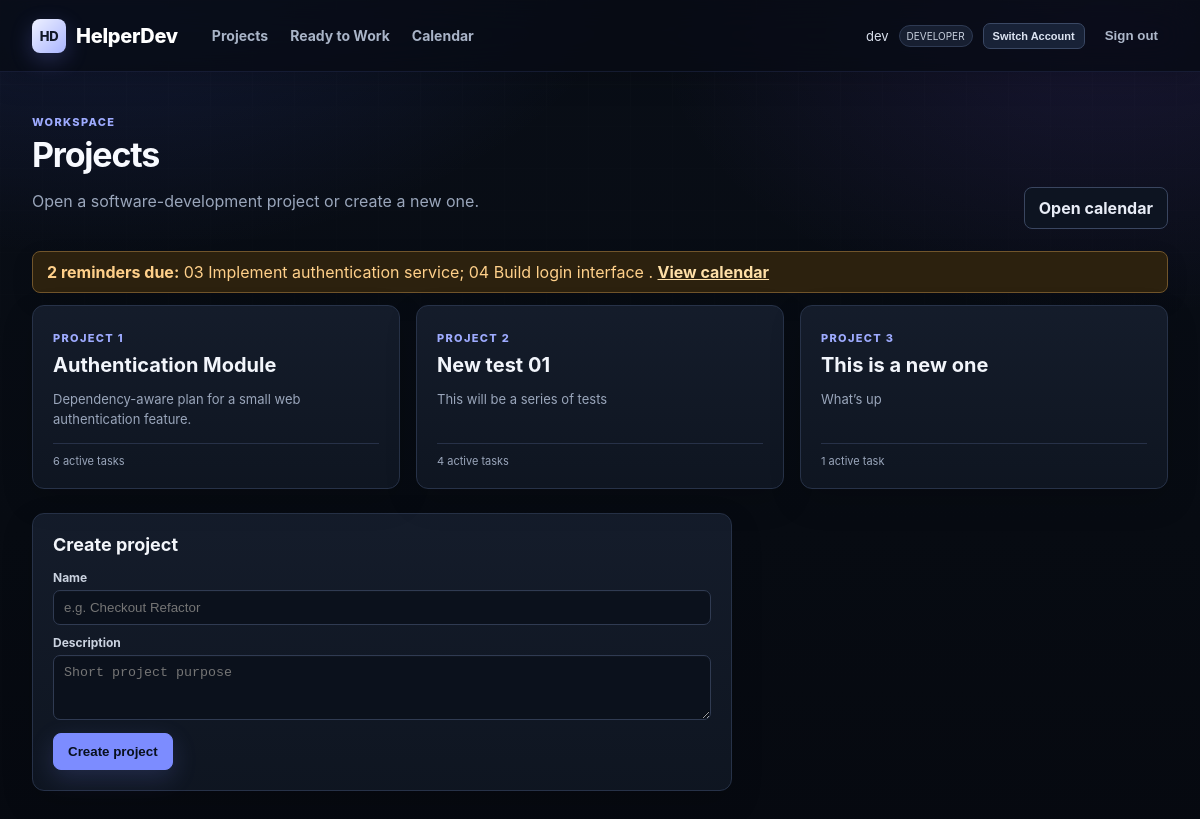
Screenshot of /projects (signed in) with the database file from the repository.
### tables this page shows
CREATE TABLE users (
    id INTEGER PRIMARY KEY AUTOINCREMENT,
    username TEXT NOT NULL UNIQUE,
    password_hash TEXT NOT NULL,
    role TEXT NOT NULL CHECK(role IN ('DEVELOPER','PROJECT_MANAGER','ADMIN'))
);

CREATE TABLE tasks (
    id INTEGER PRIMARY KEY AUTOINCREMENT,
    project_id INTEGER NOT NULL REFERENCES projects(id) ON DELETE CASCADE,
    title TEXT NOT NULL,
    description TEXT NOT NULL DEFAULT '',
    task_type TEXT NOT NULL CHECK(task_type IN ('REQUIREMENTS','DESIGN','IMPLEMENTATION','BUG_FIX','TESTING','REVIEW','DOCUMENTATION','DEPLOYMENT')),
    priority TEXT NOT NULL CHECK(priority IN ('HIGH','MEDIUM','LOW')),
    progress_status TEXT NOT NULL DEFAULT 'PLANNED' CHECK(progress_status IN ('PLANNED','IN_PROGRESS','DONE')),
    assignee_id INTEGER REFERENCES users(id) ON DELETE SET NULL,
    due_date TEXT,
    reminder_at TEXT,
    archived INTEGER NOT NULL DEFAULT 0 CHECK(archived IN (0,1)),
    github_url TEXT,
    github_kind TEXT,
    github_repo TEXT,
    github_number INTEGER,
    github_state TEXT,
    github_title TEXT,
    github_synced_at TEXT,
    github_auto_complete INTEGER NOT NULL DEFAULT 0 CHECK(github_auto_complete IN (0,1)),
    created_at TEXT NOT NULL DEFAULT CURRENT_TIMESTAMP
);

CREATE TABLE projects (
    id INTEGER PRIMARY KEY AUTOINCREMENT,
    name TEXT NOT NULL,
    description TEXT NOT NULL DEFAULT ''
);

### HelperDev/app.py (the view)
    @app.get("/projects", response_class=HTMLResponse)
    def project_list(request: Request, message: str | None = None, error: str | None = None):
        user = require_user(request)
        if not user:
            return RedirectResponse("/login", status_code=303)
        return templates.TemplateResponse(request, "projects.html", {
            "user": user, "projects": projects.list_projects(), "message": message, "error": error,
            "reminders": tasks.due_reminders_for_user(user["id"]),
        })

### HelperDev/templates/projects.html (shortened to what this page needs)
{% extends "base.html" %}
{% block content %}
<section class="pagehead">
  <div><span class="eyebrow">Workspace</span><h1>Projects</h1><p>Open a software-development project or create a new one.</p></div>
  <a class="secondary button" href="/calendar">Open calendar</a>
</section>
{% if reminders %}
<div class="alert reminder"><b>{{ reminders|length }} reminder{{ '' if reminders|length == 1 else 's' }} due:</b>
{% for r in reminders[:3] %} {{ '%02d'|format(r.id) }} {{ r.title }}{% if not loop.last %};{% endif %}{% endfor %}
{% if reminders|length > 3 %} and {{ reminders|length - 3 }} more{% endif %}. <a href="/calendar">View calendar</a></div>
{% endif %}
<section class="project-grid">
{% for p in projects %}
<a class="project-card" href="/projects/{{ p.id }}">
  <span class="eyebrow">Project {{ p.id }}</span><h2>{{ p.name }}</h2>
  <p>{{ p.description or 'No description.' }}</p>
  <div class="project-meta">{{ p.task_count }} active task{{ '' if p.task_count == 1 else 's' }}</div>
</a>
{% else %}<div class="empty large">No projects exist yet.</div>{% endfor %}
</section>
<section class="single-form">
<form method="post" action="/projects" class="form-panel">
  <h2>Create project</h2>
  <label>Name<input name="name" placeholder="e.g. Checkout Refactor" required></label>
  <label>Description<textarea name="description" rows="3" placeholder="Short project purpose"></textarea></label>
  <button class="primary">Create project</button>
</form>
</section>
{% endblock %}

### HelperDev/templates/base.html (shortened to what this page needs)
<!doctype html>
<html lang="en">
<head>
  <link rel="stylesheet" href="/static/style.css">
</head>
<body>
<header class="topbar">
  <a class="brand" href="/projects"><span class="brandmark">HD</span> HelperDev</a>
  {% if user %}
  <nav><a href="/projects">Projects</a><a href="/ready">Ready to Work</a><a href="/calendar">Calendar</a>{% if user.role == 'ADMIN' %}<a href="/admin/users">User Management</a>{% endif %}</nav>
  <div class="userbox"><span>{{ user.username }}</span><span class="role">{{ user.role.replace('_',' ') }}</span><form method="post" action="/switch-account"><button class="switch-account-btn" type="submit" title="Sign out and return to the login page">Switch Account</button></form><form method="post" action="/logout"><button class="linkbtn" type="submit">Sign out</button></form></div>
  {% endif %}
</header>
<main class="shell">{% block content %}{% endblock %}</main>
</body>
</html>

### rows the page displays
users: username "dev", role.replace "DEVELOPER"
tasks: id "03", title "Implement authentication service"
tasks: id "04", title "Build login interface"
projects: id "1", name "Authentication Module", description "Dependency-aware plan for a small web authentication feature.", task_count "6", task_count "s"
projects: id "2", name "New test 01", description "This will be a series of tests", task_count "4", task_count "s"
projects: id "3", name "This is a new one", description "What’s up", task_count "1"

### other values shown
{{ reminders|length }} "2"
{{ '' if reminders|length == 1 else 's' }} "s"
